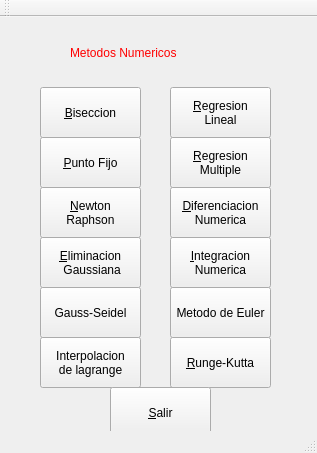
<?xml version="1.0" encoding="UTF-8"?>
<ui version="4.0">
 <class>metodosnumericos</class>
 <widget class="QMainWindow" name="metodosnumericos">
  <property name="geometry">
   <rect>
    <x>0</x>
    <y>0</y>
    <width>317</width>
    <height>453</height>
   </rect>
  </property>
  <property name="windowTitle">
   <string>metodosnumericos</string>
  </property>
  <widget class="QWidget" name="centralWidget">
   <widget class="QLabel" name="label">
    <property name="geometry">
     <rect>
      <x>70</x>
      <y>20</y>
      <width>171</width>
      <height>31</height>
     </rect>
    </property>
    <property name="styleSheet">
     <string notr="true">font: 75 14pt &quot;MS Shell Dlg 2&quot;;
color: rgb(255, 0, 0);</string>
    </property>
    <property name="text">
     <string>Metodos Numericos</string>
    </property>
   </widget>
   <widget class="QPushButton" name="diferenciacion">
    <property name="geometry">
     <rect>
      <x>170</x>
      <y>170</y>
      <width>101</width>
      <height>51</height>
     </rect>
    </property>
    <property name="text">
     <string>&amp;Diferenciacion
Numerica</string>
    </property>
   </widget>
   <widget class="QPushButton" name="gauss">
    <property name="geometry">
     <rect>
      <x>40</x>
      <y>220</y>
      <width>101</width>
      <height>51</height>
     </rect>
    </property>
    <property name="text">
     <string>&amp;Eliminacion
 Gaussiana</string>
    </property>
   </widget>
   <widget class="QPushButton" name="euler1">
    <property name="geometry">
     <rect>
      <x>170</x>
      <y>270</y>
      <width>101</width>
      <height>51</height>
     </rect>
    </property>
    <property name="text">
     <string>Metodo de Euler</string>
    </property>
   </widget>
   <widget class="QPushButton" name="regresionmultiple">
    <property name="geometry">
     <rect>
      <x>170</x>
      <y>120</y>
      <width>101</width>
      <height>51</height>
     </rect>
    </property>
    <property name="text">
     <string>&amp;Regresion
Multiple</string>
    </property>
   </widget>
   <widget class="QPushButton" name="biseccion1">
    <property name="geometry">
     <rect>
      <x>40</x>
      <y>70</y>
      <width>101</width>
      <height>51</height>
     </rect>
    </property>
    <property name="text">
     <string>&amp;Biseccion</string>
    </property>
   </widget>
   <widget class="QPushButton" name="lagrange1">
    <property name="geometry">
     <rect>
      <x>40</x>
      <y>320</y>
      <width>101</width>
      <height>51</height>
     </rect>
    </property>
    <property name="text">
     <string>Interpolacion
de lagrange</string>
    </property>
    <property name="checkable">
     <bool>false</bool>
    </property>
   </widget>
   <widget class="QPushButton" name="regresionlineal">
    <property name="geometry">
     <rect>
      <x>170</x>
      <y>70</y>
      <width>101</width>
      <height>51</height>
     </rect>
    </property>
    <property name="text">
     <string>&amp;Regresion
Lineal</string>
    </property>
   </widget>
   <widget class="QPushButton" name="puntofijo1">
    <property name="geometry">
     <rect>
      <x>40</x>
      <y>120</y>
      <width>101</width>
      <height>51</height>
     </rect>
    </property>
    <property name="text">
     <string>&amp;Punto Fijo</string>
    </property>
   </widget>
   <widget class="QPushButton" name="seidel1">
    <property name="geometry">
     <rect>
      <x>40</x>
      <y>270</y>
      <width>101</width>
      <height>51</height>
     </rect>
    </property>
    <property name="text">
     <string>Gauss-Seidel</string>
    </property>
   </widget>
   <widget class="QPushButton" name="integracion">
    <property name="geometry">
     <rect>
      <x>170</x>
      <y>220</y>
      <width>101</width>
      <height>51</height>
     </rect>
    </property>
    <property name="text">
     <string>&amp;Integracion
Numerica</string>
    </property>
   </widget>
   <widget class="QPushButton" name="newton1">
    <property name="geometry">
     <rect>
      <x>40</x>
      <y>170</y>
      <width>101</width>
      <height>51</height>
     </rect>
    </property>
    <property name="text">
     <string>&amp;Newton
Raphson</string>
    </property>
   </widget>
   <widget class="QPushButton" name="kutta1">
    <property name="geometry">
     <rect>
      <x>170</x>
      <y>320</y>
      <width>101</width>
      <height>51</height>
     </rect>
    </property>
    <property name="text">
     <string>&amp;Runge-Kutta</string>
    </property>
   </widget>
   <widget class="QPushButton" name="salir">
    <property name="geometry">
     <rect>
      <x>110</x>
      <y>370</y>
      <width>101</width>
      <height>51</height>
     </rect>
    </property>
    <property name="text">
     <string>&amp;Salir</string>
    </property>
   </widget>
  </widget>
  <widget class="QToolBar" name="mainToolBar">
   <attribute name="toolBarArea">
    <enum>TopToolBarArea</enum>
   </attribute>
   <attribute name="toolBarBreak">
    <bool>false</bool>
   </attribute>
  </widget>
  <widget class="QStatusBar" name="statusBar"/>
 </widget>
 <layoutdefault spacing="6" margin="11"/>
 <resources/>
 <connections/>
</ui>
